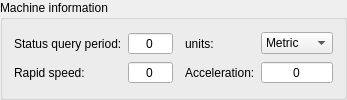
          <widget class="GroupBox" name="grpGRBL">
           <property name="title">
            <string>Machine information</string>
           </property>
           <layout class="QVBoxLayout" name="verticalLayout_5">
            <item>
             <layout class="QGridLayout" name="gridLayout_2">
              <item row="0" column="0">
               <widget class="QLabel" name="label_11">
                <property name="text">
                 <string>Status query period:</string>
                </property>
               </widget>
              </item>
              <item row="0" column="1">
               <widget class="QSpinBox" name="txtQueryStateTime">
                <property name="font">
                 <font>
                  <pointsize>9</pointsize>
                 </font>
                </property>
                <property name="alignment">
                 <set>Qt::AlignCenter</set>
                </property>
                <property name="buttonSymbols">
                 <enum>QAbstractSpinBox::NoButtons</enum>
                </property>
                <property name="maximum">
                 <number>9999</number>
                </property>
               </widget>
              </item>
              <item row="0" column="4">
               <widget class="QComboBox" name="cboUnits">
                <property name="sizePolicy">
                 <sizepolicy hsizetype="Expanding" vsizetype="Fixed">
                  <horstretch>0</horstretch>
                  <verstretch>0</verstretch>
                 </sizepolicy>
                </property>
                <item>
                 <property name="text">
                  <string>Metric</string>
                 </property>
                </item>
                <item>
                 <property name="text">
                  <string>Imperial</string>
                 </property>
                </item>
               </widget>
              </item>
              <item row="0" column="2">
               <spacer name="horizontalSpacer_6">
                <property name="orientation">
                 <enum>Qt::Horizontal</enum>
                </property>
                <property name="sizeType">
                 <enum>QSizePolicy::Fixed</enum>
                </property>
                <property name="sizeHint" stdset="0">
                 <size>
                  <width>6</width>
                  <height>20</height>
                 </size>
                </property>
               </spacer>
              </item>
              <item row="0" column="3">
               <widget class="QLabel" name="label_15">
                <property name="text">
                 <string>units:</string>
                </property>
               </widget>
              </item>
              <item row="1" column="0">
               <widget class="QLabel" name="label_10">
                <property name="text">
                 <string>Rapid speed:</string>
                </property>
               </widget>
              </item>
              <item row="1" column="1">
               <widget class="QSpinBox" name="txtRapidSpeed">
                <property name="font">
                 <font>
                  <pointsize>9</pointsize>
                 </font>
                </property>
                <property name="alignment">
                 <set>Qt::AlignCenter</set>
                </property>
                <property name="buttonSymbols">
                 <enum>QAbstractSpinBox::NoButtons</enum>
                </property>
                <property name="maximum">
                 <number>99999</number>
                </property>
               </widget>
              </item>
              <item row="1" column="3">
               <widget class="QLabel" name="label_14">
                <property name="text">
                 <string>Acceleration:</string>
                </property>
               </widget>
              </item>
              <item row="1" column="4">
               <widget class="QSpinBox" name="txtAcceleration">
                <property name="font">
                 <font>
                  <pointsize>9</pointsize>
                 </font>
                </property>
                <property name="alignment">
                 <set>Qt::AlignCenter</set>
                </property>
                <property name="buttonSymbols">
                 <enum>QAbstractSpinBox::NoButtons</enum>
                </property>
                <property name="maximum">
                 <number>99999</number>
                </property>
               </widget>
              </item>
             </layout>
            </item>
           </layout>
          </widget>
